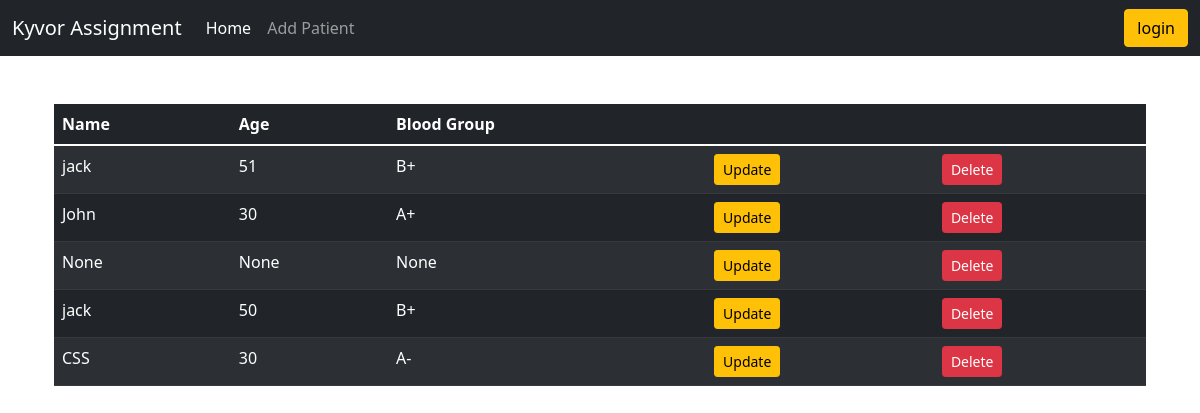
The page /patient/ on the database as committed earlier.
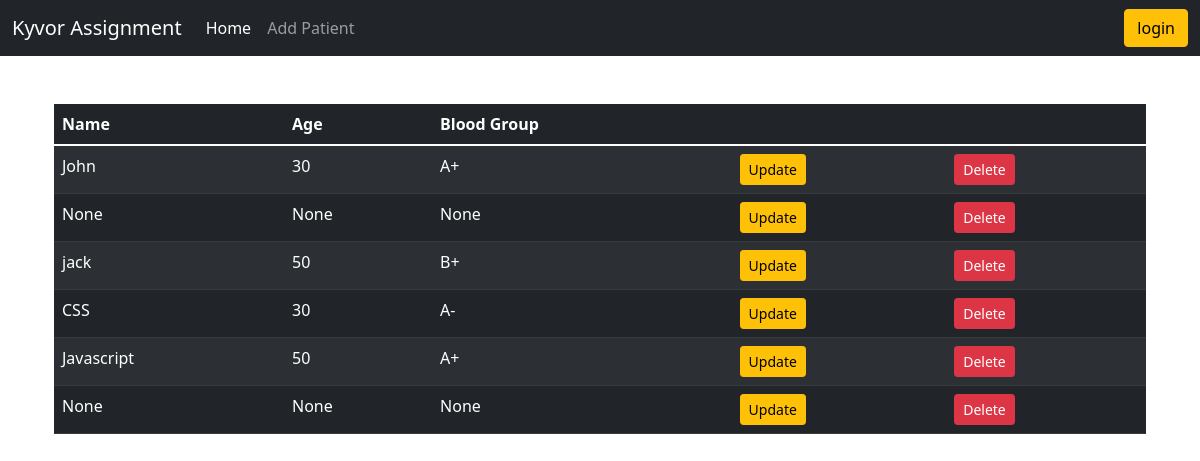
The same page on the database as committed later.
### crud/models.py (models this page shows, shortened)
class Patient(models.Model):
    BLOOD_TYPE = [
        ('O+', 'O+'),
        ('A+', 'A+'),
        ('A-', 'A-'),
        ('B+', 'B+')
    ]
    name = models.CharField(max_length=200, null=True, blank=True)
    age = models.CharField(max_length=3, null=True, blank=True)
    blood_group = models.CharField(
        max_length=4, choices=BLOOD_TYPE, null=True, blank=True)
    date_created = models.DateTimeField(
        auto_now_add=True, null=True, blank=True)
    id = models.UUIDField(default=uuid.uuid4, unique=True,
                          primary_key=True, editable=False)

### crud/views.py (the view)
# urls.py: path('', views.home, name="patient"),
def home(request):
    patients = Patient.objects.all()
    context = {
        'patients': patients,
    }
    return render(request, 'crud/patients.html', context)

### crud/templates/crud/patients.html
{% extends 'main.html' %} {% block content %}
<br />
<br />
<div class="container">
  <table class="table table-dark table-striped">
    <thead>
      <tr>
        <th scope="col">Name</th>
        <th scope="col">Age</th>
        <th scope="col">Blood Group</th>
        <th scope="col"></th>
        <th scope="col"></th>
      </tr>
    </thead>
    <tbody>
      {% for patient in patients %}
      <tr>
        <td>{{patient.name}}</td>
        <td>{{patient.age}}</td>
        <td>{{patient.blood_group}}</td>
        <td>
          <a
            class="btn btn-warning btn-sm"
            href="{% url 'update-patient' patient.id %}"
            >Update</a
          >
        </td>
        <td>
          <a
            class="btn btn-danger btn-sm"
            href="{% url 'delete-patient' patient.id %}"
            >Delete</a
          >
        </td>
      </tr>
      {% endfor %}
    </tbody>
  </table>
</div>
{% endblock content %}

Rows that differ between the two databases and show on the page:
removed Patient: name "jack", age "51", blood_group "B+"
added Patient: name "Javascript", age "50", blood_group "A+"
added Patient: name "None", age "None", blood_group "None"
